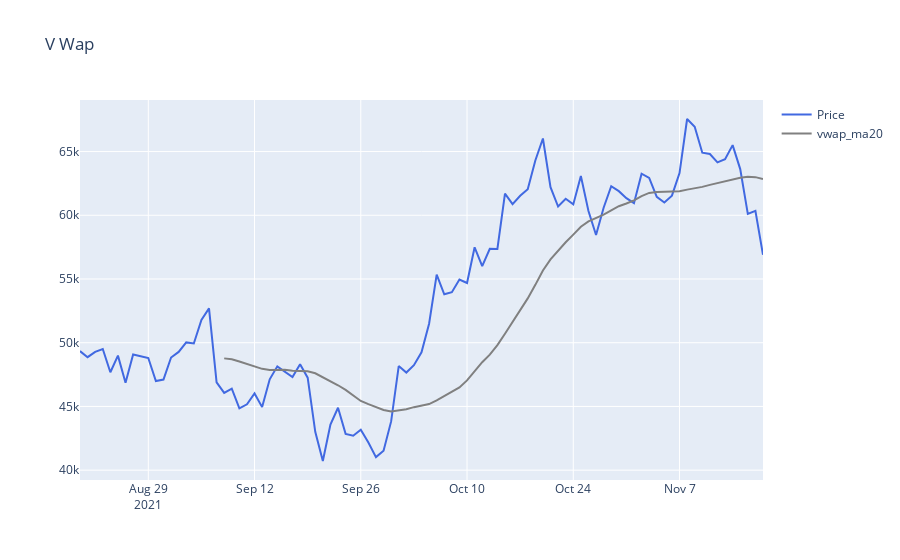

This figure's notebook cell:
### Code cell
# LINE Graph
fig_vwap = make_subplots(rows=1, cols=1)
fig_vwap.add_trace(go.Scatter(x=vwap_df.index, y= vwap_df["close"], line=dict (color='royalblue', width=2), name = 'Price'), col=1, row=1)

fig_vwap.add_trace(go.Scatter(
    x=vwap_df.index,
    y=vwap_df['vwap_ma20'],
    mode='lines',
    name='vwap_ma20', 
    line=dict(color='grey',width=2)
))

fig_vwap.update_layout(
    height=600,
    title = 'V Wap'
)
fig_vwap.show()
